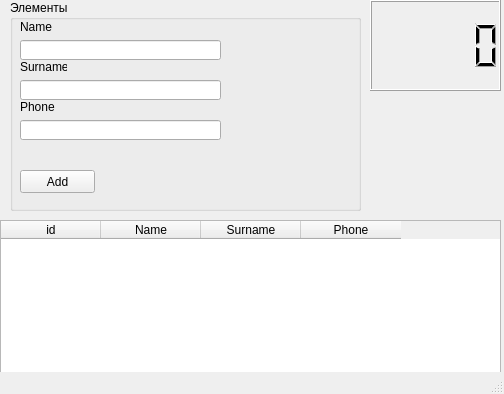
<?xml version="1.0" encoding="UTF-8"?>
<ui version="4.0">
 <class>MainWindow</class>
 <widget class="QMainWindow" name="MainWindow">
  <property name="geometry">
   <rect>
    <x>0</x>
    <y>0</y>
    <width>504</width>
    <height>394</height>
   </rect>
  </property>
  <property name="windowTitle">
   <string>MainWindow</string>
  </property>
  <widget class="QWidget" name="centralwidget">
   <widget class="QGroupBox" name="groupBox">
    <property name="geometry">
     <rect>
      <x>10</x>
      <y>0</y>
      <width>351</width>
      <height>211</height>
     </rect>
    </property>
    <property name="title">
     <string>Элементы</string>
    </property>
    <widget class="QLineEdit" name="lineEdit">
     <property name="geometry">
      <rect>
       <x>10</x>
       <y>40</y>
       <width>201</width>
       <height>20</height>
      </rect>
     </property>
    </widget>
    <widget class="QLabel" name="label">
     <property name="geometry">
      <rect>
       <x>10</x>
       <y>20</y>
       <width>47</width>
       <height>13</height>
      </rect>
     </property>
     <property name="text">
      <string>Name</string>
     </property>
    </widget>
    <widget class="QPushButton" name="pushButton">
     <property name="geometry">
      <rect>
       <x>10</x>
       <y>170</y>
       <width>75</width>
       <height>23</height>
      </rect>
     </property>
     <property name="text">
      <string>Add</string>
     </property>
    </widget>
    <widget class="QLabel" name="label_2">
     <property name="geometry">
      <rect>
       <x>10</x>
       <y>60</y>
       <width>47</width>
       <height>13</height>
      </rect>
     </property>
     <property name="text">
      <string>Surname</string>
     </property>
    </widget>
    <widget class="QLineEdit" name="lineEdit_2">
     <property name="geometry">
      <rect>
       <x>10</x>
       <y>80</y>
       <width>201</width>
       <height>20</height>
      </rect>
     </property>
    </widget>
    <widget class="QLabel" name="label_3">
     <property name="geometry">
      <rect>
       <x>10</x>
       <y>100</y>
       <width>47</width>
       <height>13</height>
      </rect>
     </property>
     <property name="text">
      <string>Phone</string>
     </property>
    </widget>
    <widget class="QLineEdit" name="lineEdit_3">
     <property name="geometry">
      <rect>
       <x>10</x>
       <y>120</y>
       <width>201</width>
       <height>20</height>
      </rect>
     </property>
    </widget>
   </widget>
   <widget class="QLCDNumber" name="lcdNumber">
    <property name="geometry">
     <rect>
      <x>370</x>
      <y>0</y>
      <width>131</width>
      <height>91</height>
     </rect>
    </property>
   </widget>
   <widget class="QTableWidget" name="tableWidget">
    <property name="geometry">
     <rect>
      <x>0</x>
      <y>220</y>
      <width>501</width>
      <height>161</height>
     </rect>
    </property>
    <column>
     <property name="text">
      <string>id</string>
     </property>
    </column>
    <column>
     <property name="text">
      <string>Name</string>
     </property>
    </column>
    <column>
     <property name="text">
      <string>Surname</string>
     </property>
    </column>
    <column>
     <property name="text">
      <string>Phone</string>
     </property>
    </column>
   </widget>
  </widget>
  <widget class="QStatusBar" name="statusbar"/>
 </widget>
 <resources/>
 <connections/>
</ui>
